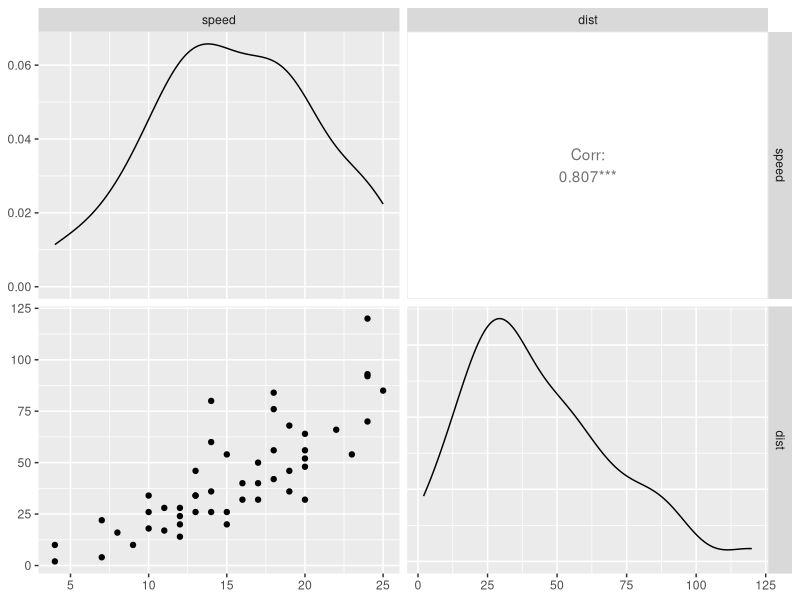

R code for this plot: (Note: this script raises an error after producing the figure.)
cars
str(cars)
cor(cars)
mtcars
summary(cars)
corcar=cor(cars$speed,cars$dist)
library(GGally)
ggpairs(cars)
corplot(cars)
library(corrplot)
corrplot(cor(cars))
par(mfrow=c(1,2))
ggpairs(cars)
corrplot(cor(cars))
scatter.smooth(cars$speed,cars$dist,name="Dist~Speed")
par(mfrow=c(1,2)) #showing more than 1 graph in a screen
boxplot(cars$speed)
boxplot(cars$dist)
# Outlier is a data that lies outside 1.5,i2r(inter quadratile range); iqr=75th percentile-25th percentile or 3rd quadratile - 1st quadratila
carmodel=lm(dist~speed,data=cars)
summary(carmodel)
set.seed(6234)
traincarin=sample(1:nrow(cars),0.8*nrow(cars))

traincarin
traincar=cars[traincarin, ]
testcar=cars[-traincarin,]
lmmadl=lm(dist~speed,data=traincar)
lmpred=predict(lmmadl,testcar)
check=data.frame(lmpred,testcar$dist)
cor(check)
